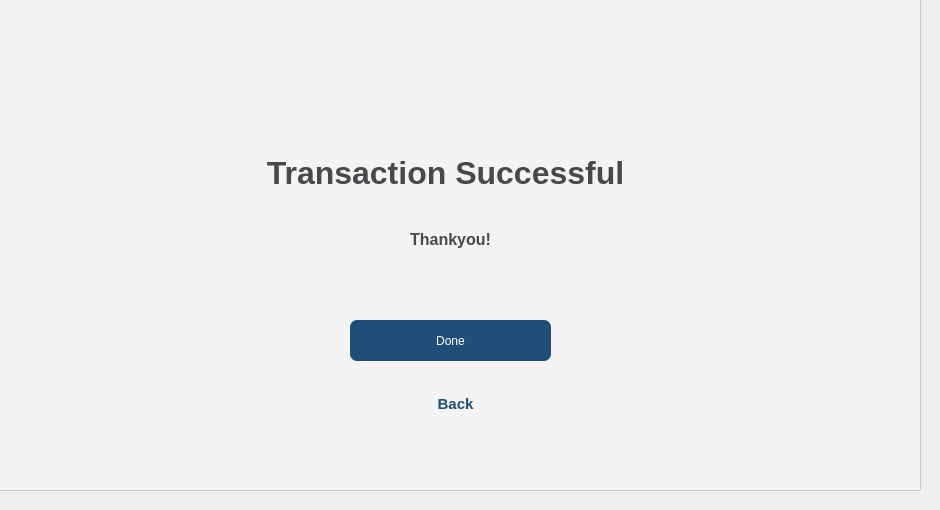
    <widget class="QWidget" name="transaction_success">
     <widget class="QFrame" name="frame_7">
      <property name="geometry">
       <rect>
        <x>-10</x>
        <y>-10</y>
        <width>931</width>
        <height>501</height>
       </rect>
      </property>
      <property name="font">
       <font>
        <bold>true</bold>
       </font>
      </property>
      <property name="styleSheet">
       <string notr="true">background-color:rgba(245, 245, 245,210);

                                filter:blur(40px);</string>
      </property>
      <property name="frameShape">
       <enum>QFrame::Shape::StyledPanel</enum>
      </property>
      <property name="frameShadow">
       <enum>QFrame::Shadow::Raised</enum>
      </property>
      <widget class="QPushButton" name="continue_7">
       <property name="geometry">
        <rect>
         <x>360</x>
         <y>330</y>
         <width>201</width>
         <height>41</height>
        </rect>
       </property>
       <property name="font">
        <font>
         <fontweight>DemiBold</fontweight>
        </font>
       </property>
       <property name="mouseTracking">
        <bool>true</bool>
       </property>
       <property name="tabletTracking">
        <bool>true</bool>
       </property>
       <property name="styleSheet">
        <string notr="true">
                                    color:rgb(255, 255, 255);
                                    background-color:rgb(31, 78, 121);

                                    border-radius:7px;</string>
       </property>
       <property name="text">
        <string>Done</string>
       </property>
      </widget>
      <widget class="QTextEdit" name="back_4">
       <property name="geometry">
        <rect>
         <x>400</x>
         <y>400</y>
         <width>131</width>
         <height>41</height>
        </rect>
       </property>
       <property name="styleSheet">
        <string notr="true">background-color:rgba(0,0,0,0);</string>
       </property>
       <property name="html">
        <string>&lt;!DOCTYPE HTML PUBLIC &quot;-//W3C//DTD HTML 4.0//EN&quot; &quot;http://www.w3.org/TR/REC-html40/strict.dtd&quot;&gt;
&lt;html&gt;&lt;head&gt;&lt;meta name=&quot;qrichtext&quot; content=&quot;1&quot; /&gt;&lt;meta charset=&quot;utf-8&quot; /&gt;&lt;style type=&quot;text/css&quot;&gt;
p, li { white-space: pre-wrap; }
hr { height: 1px; border-width: 0; }
li.unchecked::marker { content: &quot;\2610&quot;; }
li.checked::marker { content: &quot;\2612&quot;; }
&lt;/style&gt;&lt;/head&gt;&lt;body style=&quot; font-family:'Noto Sans'; font-size:10pt; font-weight:400; font-style:normal;&quot;&gt;
&lt;p align=&quot;center&quot; style=&quot; margin-top:0px; margin-bottom:0px; margin-left:0px; margin-right:0px; -qt-block-indent:0; text-indent:0px;&quot;&gt;&lt;span style=&quot; font-family:'Segoe UI'; font-size:11pt; font-weight:700; color:#1f4e79;&quot;&gt;Back&lt;/span&gt;&lt;/p&gt;&lt;/body&gt;&lt;/html&gt;</string>
       </property>
      </widget>
      <widget class="QTextEdit" name="Sendmoney_txt_3">
       <property name="geometry">
        <rect>
         <x>200</x>
         <y>160</y>
         <width>511</width>
         <height>61</height>
        </rect>
       </property>
       <property name="styleSheet">
        <string notr="true">background-color:rgba(255, 235, 59,0);
                                    text-color:rgba(245, 245, 245,210);</string>
       </property>
       <property name="readOnly">
        <bool>true</bool>
       </property>
       <property name="html">
        <string>&lt;!DOCTYPE HTML PUBLIC &quot;-//W3C//DTD HTML 4.0//EN&quot; &quot;http://www.w3.org/TR/REC-html40/strict.dtd&quot;&gt;
&lt;html&gt;&lt;head&gt;&lt;meta name=&quot;qrichtext&quot; content=&quot;1&quot; /&gt;&lt;meta charset=&quot;utf-8&quot; /&gt;&lt;style type=&quot;text/css&quot;&gt;
p, li { white-space: pre-wrap; }
hr { height: 1px; border-width: 0; }
li.unchecked::marker { content: &quot;\2610&quot;; }
li.checked::marker { content: &quot;\2612&quot;; }
&lt;/style&gt;&lt;/head&gt;&lt;body style=&quot; font-family:'Noto Sans'; font-size:10pt; font-weight:400; font-style:normal;&quot;&gt;
&lt;p align=&quot;center&quot; style=&quot; margin-top:0px; margin-bottom:0px; margin-left:0px; margin-right:0px; -qt-block-indent:0; text-indent:0px;&quot;&gt;&lt;span style=&quot; font-family:'Segoe UI'; font-size:24pt; font-weight:700; color:#4b474d;&quot;&gt;Transaction Successful&lt;/span&gt;&lt;/p&gt;&lt;/body&gt;&lt;/html&gt;</string>
       </property>
      </widget>
      <widget class="QTextEdit" name="Sendmoney_txt_4">
       <property name="geometry">
        <rect>
         <x>250</x>
         <y>220</y>
         <width>421</width>
         <height>61</height>
        </rect>
       </property>
       <property name="styleSheet">
        <string notr="true">background-color:rgba(255, 235, 59,0);
                                    text-color:rgba(245, 245, 245,210);</string>
       </property>
       <property name="readOnly">
        <bool>true</bool>
       </property>
       <property name="html">
        <string>&lt;!DOCTYPE HTML PUBLIC &quot;-//W3C//DTD HTML 4.0//EN&quot; &quot;http://www.w3.org/TR/REC-html40/strict.dtd&quot;&gt;
&lt;html&gt;&lt;head&gt;&lt;meta name=&quot;qrichtext&quot; content=&quot;1&quot; /&gt;&lt;meta charset=&quot;utf-8&quot; /&gt;&lt;style type=&quot;text/css&quot;&gt;
p, li { white-space: pre-wrap; }
hr { height: 1px; border-width: 0; }
li.unchecked::marker { content: &quot;\2610&quot;; }
li.checked::marker { content: &quot;\2612&quot;; }
&lt;/style&gt;&lt;/head&gt;&lt;body style=&quot; font-family:'Noto Sans'; font-size:10pt; font-weight:400; font-style:normal;&quot;&gt;
&lt;p style=&quot; margin-top:0px; margin-bottom:0px; margin-left:0px; margin-right:0px; -qt-block-indent:0; text-indent:0px;&quot;&gt;                                    &lt;/p&gt;
&lt;p align=&quot;center&quot; style=&quot; margin-top:0px; margin-bottom:0px; margin-left:0px; margin-right:0px; -qt-block-indent:0; text-indent:0px;&quot;&gt;&lt;span style=&quot; font-family:'Segoe UI'; font-size:12pt; font-weight:700; color:#4b474d;&quot;&gt;Thankyou!&lt;/span&gt;&lt;/p&gt;&lt;/body&gt;&lt;/html&gt;</string>
       </property>
      </widget>
     </widget>
    </widget>
